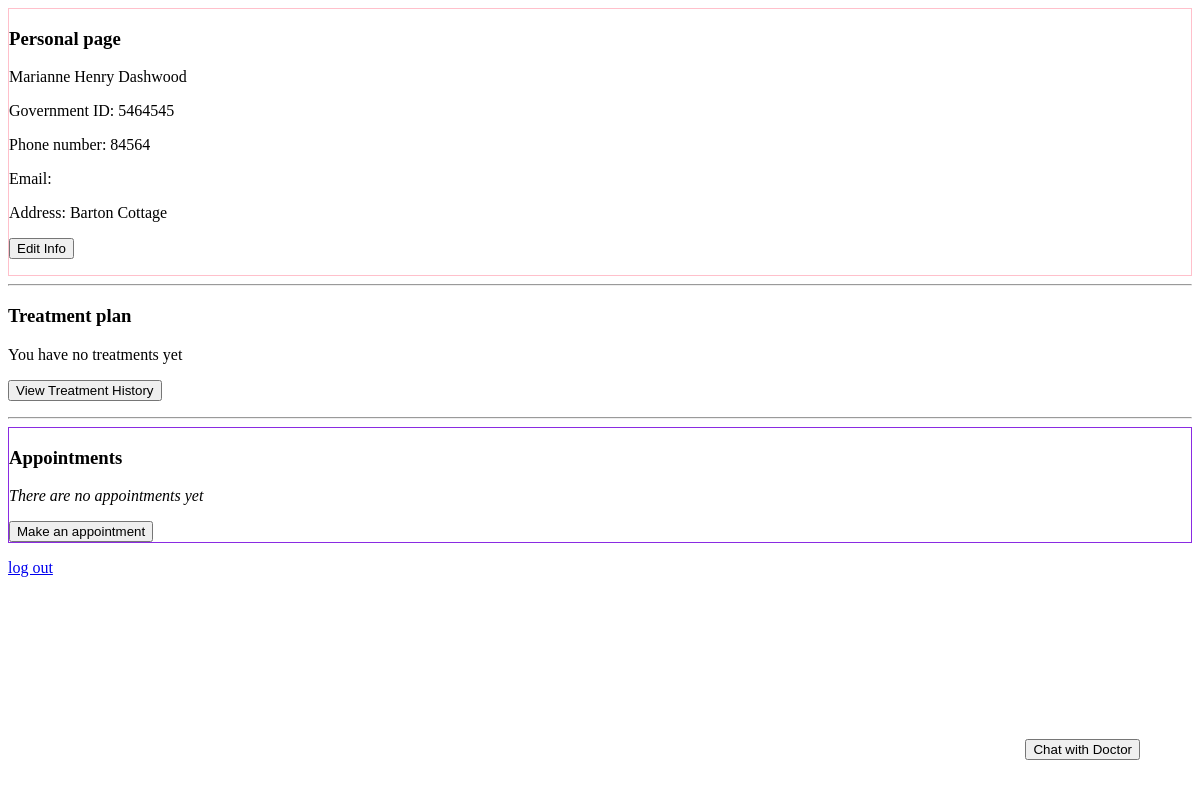
The page /users/personal (signed in) on the database as committed earlier.
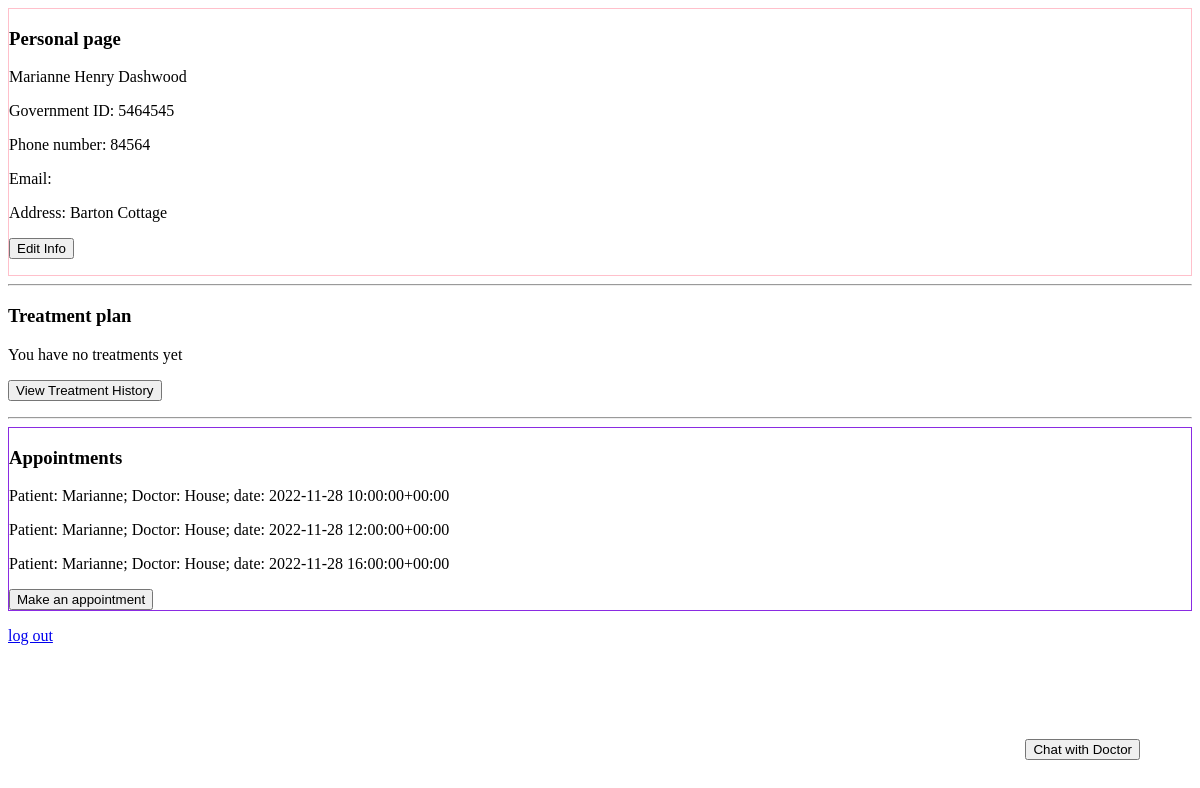
The same page on the database as committed later.
### users/models.py (models this page shows, shortened)
class Appointment(models.Model):
    patient = models.ForeignKey(Patient, on_delete=models.CASCADE, related_name='appointments')
    doctor = models.ForeignKey(Doctor, on_delete=models.CASCADE, related_name='appointments')
    medical_service = models.CharField(max_length = 50)
    date = models.DateTimeField()
    def __str__(self):
        return f"Patient: {self.patient.name}; Doctor: {self.doctor.surname}; date: {self.date}"

class Patient(models.Model):
    user = models.OneToOneField(User, on_delete=models.CASCADE, primary_key=True)
    date_of_birth = models.DateField(blank=True)
    IIN = models.IntegerField(max_length=12, blank=True)
    gov_id = models.IntegerField(max_length=12,blank=True)
    name = models.CharField(max_length=50, blank=True)
    surname = models.CharField(max_length=50, blank=True)
    middle_name = models.CharField(max_length=50, blank=True)
    blood_group = models.CharField(max_length=2, blank=True, choices=blood_group_choices)
    contact_close = models.CharField(max_length=11,blank=True)
    phone_number = models.CharField(max_length=11,blank=True)
    address = models.CharField(max_length=50, blank=True)
    marital_status = models.CharField(max_length=10, blank=True, choices = marital_status_choices)
    registration_date = models.DateField(default = datetime.today())
    assigned_doctor = models.ForeignKey(Doctor, related_name='assigned_patients', on_delete=models.PROTECT, default = Doctor.objects.get(surname="House").pk) #why added pk?

class Doctor(models.Model):
    user = models.OneToOneField(User, on_delete=models.CASCADE, primary_key=True)
    date_of_birth = models.DateField(blank=True)
    IIN = models.IntegerField(max_length=12, blank=True)
    gov_id = models.IntegerField(max_length=12,blank=True)
    name = models.CharField(max_length=50, blank=True)
    surname = models.CharField(max_length=50, blank=True)
    middle_name = models.CharField(max_length=50, blank=True)
    phone_number = models.CharField(max_length=11,blank=True)
    department_ID = models.IntegerField(max_length=6, blank=True)
    spec = models.ForeignKey(Specialization, on_delete = models.SET_NULL, blank = True, null = True)
    experience = models.CharField(max_length=2, blank=True)
    photo = models.ImageField(upload_to='images', blank=True)
    category=models.CharField(max_length=10, blank=True)
    appointment_price = models.CharField(max_length = 7, blank=True)
    education = models.CharField(max_length=30, blank=True)
    rating = models.IntegerField(max_length = 2, blank=True)
    address = models.CharField(max_length = 30, blank=True)
    homepage = models.URLField(blank=True)
    def __str__(self):
        return f"Doctor {str(self.user)}"

### users/views.py (the view, shortened to what this page needs)
# urls.py: path('personal', views.personal, name='personal'),
@login_required
def personal(request):
    user = request.user
    if is_patient(user):
        if not user.patient.chatrooms.first():
            Chatrooms.objects.create(patient = user.patient, doctor = user.patient.assigned_doctor)
        return render(request, 'users/patient_page.html')
    elif is_doctor(user):
        return render(request, 'users/doctor_page.html')
    elif is_admin(user):
        patients = Patient.objects.all()
        doctors = Doctor.objects.all()
        return render(request, 'users/admin_page.html', {
            'patients' : patients, 'doctors' : doctors
        })
    return HttpResponseRedirect(reverse('admin:index'))

### users/views.py (called while the page is built)
def is_patient(user):
    return user.groups.filter(name='Patient').exists()

### users/templates/users/patient_page.html (shortened to what this page needs)
{% extends 'users/layout.html' %}
{%block body%}
    <div style="border: 1px solid pink">
        <h3>Personal page</h3>
        <p>{{request.user.patient.name}} {{request.user.patient.middle_name}} {{request.user.patient.surname}} </p>
        <p>Government ID: {{request.user.patient.gov_id}}</p>
        <p>Phone number: {{request.user.patient.phone_number}} </p>
        <p>Email: {{request.user.patient.email}} </p>
        <p>Address: {{request.user.patient.address}} </p>
        <button onclick="show_popup()">Edit Info</button>
    </div>
    <hr>
    <div>
        <h3>Treatment plan</h3>
        {%for treatment in request.user.patient.treatments.all|dictsortreversed:"date"%}
            <div style="border: 1px solid red">
                {%if forloop.counter == 1%}
                    <p>Description: {{treatment.description}}</p>
                    <p>Medicaments: {{treatment.medicaments}}</p>
                    <p>Date: {{treatment.date}}</p>
                {%endif%}
            </div>
        {%empty%}
            You have no treatments yet
        {% endfor %}
        <p><button onclick="show_treatment_history()">View Treatment History</button></p>
    </div>
    <hr>
    <div style="border: 1px solid blueviolet">
            <h3>Appointments</h3>
            {% for appointment in user.patient.appointments.all|dictsort:"date" %}
                <p>{{appointment}}</p>
            {% empty %}
                <p><i>There are no appointments yet</i></p>
            {% endfor %}
        <form action="{% url 'search_appointment' %}"><input type="submit" value="Make an appointment"></form>
    </div>
        <p><a href="{% url 'logout' %}">log out</a></p>
    <button id="chat_button" onclick="chat()">Chat with Doctor</button>
{% endblock %}

Rows that differ between the two databases and show on the page:
added Appointment: patient+doctor+date "Patient: Marianne; Doctor: House; date: 2022-11-28 10:00:00+00:00"
added Appointment: patient+doctor+date "Patient: Marianne; Doctor: House; date: 2022-11-28 12:00:00+00:00"
added Appointment: patient+doctor+date "Patient: Marianne; Doctor: House; date: 2022-11-28 16:00:00+00:00"
Other text that changed with them:
text no longer shown: "There are no appointments yet"
